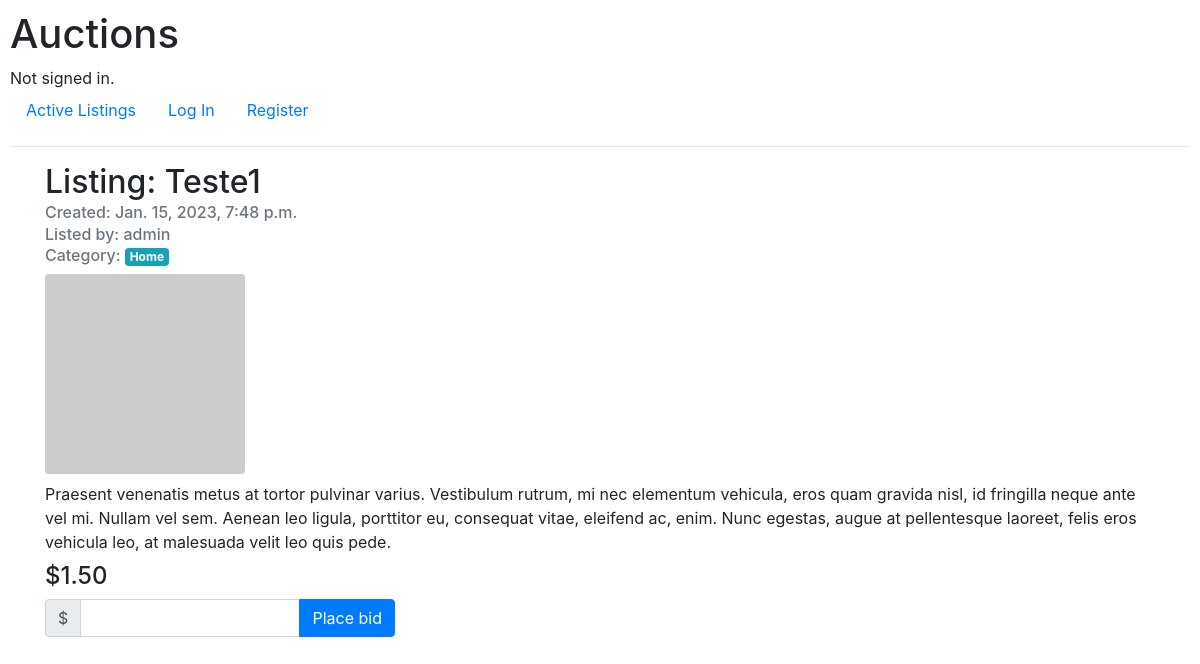
The page /listing/1 on the database as committed earlier.
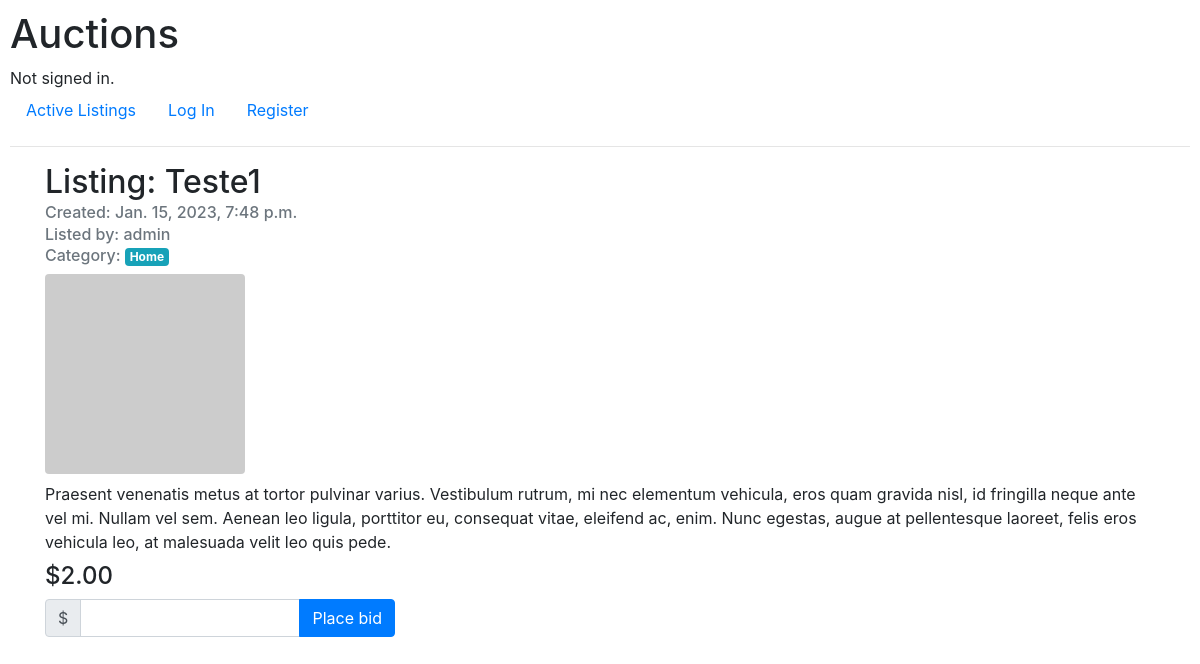
The same page on the database as committed later.
### auctions/models.py (models this page shows, shortened)
class Bid(models.Model):
    user = models.ForeignKey(to=User, on_delete=models.PROTECT)
    listing = models.ForeignKey(to=Listing, on_delete=models.CASCADE)
    date = models.DateTimeField(auto_now_add=True)
    value = models.DecimalField(max_digits=20, decimal_places=2)

class Listing(models.Model):
    user = models.ForeignKey(to=User, on_delete=models.PROTECT)
    title = models.CharField(max_length=50)
    description = models.TextField()
    category = models.ForeignKey(to=Category, on_delete=models.PROTECT, blank=True, null=True)
    image = models.URLField(blank=True, null=True)
    starting_price = models.DecimalField(max_digits=20, decimal_places=2)
    date_created = models.DateTimeField(auto_now_add=True)
    is_active = models.BooleanField(default=True)

### auctions/views.py (the view, shortened to what this page needs)
# urls.py: path("listing/<int:listing_id>", views.listing_detail, name="listing_detail"),
def listing_detail(request, listing_id):
    context = {}
    user = request.user
    listing = get_object_or_404(Listing, pk=listing_id)
    best_bid = Bid.objects.filter(listing=listing_id).order_by('value').last()
    context["listing"] = listing
    context["best_bid"] = best_bid
    return render(request, "auctions/listing_detail.html", context=context)

### auctions/models.py (called while the page is built)
    def __str__(self) -> str:
        return self.name

### auctions/templates/auctions/listing_detail.html (shortened to what this page needs)
{% extends 'auctions/layout.html' %}
{% block body %}
    <div class="container">
        <div class="row">
            <div class="col">
                <h2>Listing: {{ listing.title }}</h2>
                <h6 class="card-subtitle mb-2 text-muted">Created: {{ listing.date_created }}</h6>
                <h6 class="card-subtitle mb-2 text-muted">Listed by: {{ listing.user }}</h6>
                <h6 class="card-subtitle mb-2 text-muted">Category: <span class="badge badge-info">{{ listing.category }}</span></h6>
            </div>
        </div>
        <div class="row">
            <div class="col d-flex justify-content-start">
                <img src="{{ listing.image|default:'https://dummyimage.com/200x200/404040/ffffff.jpg&text=No+Image' }}" style="width: 200px; height: 200px;" class="rounded" alt="Teste">
            </div>
        </div>
        <div class="row">
            <div class="col">
                <p class="mt-2 mb-2">{{ listing.description }}</p>
            </div>
        </div>
        <div class="row">
            <div class="col">
                <h4>${{ best_bid.value|default:listing.starting_price|floatformat:2 }}</h4>
            </div>
        </div>
        <div class="row">
            <div class="col-4">
                <form action="{% url 'listing_detail' listing.id %}" method="post">
                    <div class="form-group ">
                        <div class="input-group">
                            <div class="input-group-prepend">
                                <span class="input-group-text">$</span>
                            </div>
                            <input type="text" class="form-control{% if bid_error %} is-invalid{% endif %}" name="bid" id="id_bid" required>
                            <div class="input-group-append">
                                <button class="btn btn-primary" type="submit">Place bid</button>
                            </div>
                        </div>
                    </div>
                </form>
            </div>
        </div>
    </div>
{% endblock body %}

Rows that differ between the two databases and show on the page:
no longer on this page (row unchanged): Bid: value "1.50"
added Bid: value "2.00"
